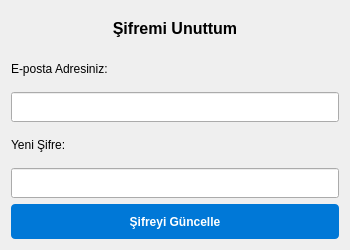
<?xml version="1.0" encoding="UTF-8"?>
<ui version="4.0">
 <class>SifremiUnuttum</class>
 <widget class="QDialog" name="SifremiUnuttum">
  <property name="geometry">
   <rect>
    <x>0</x>
    <y>0</y>
    <width>350</width>
    <height>250</height>
   </rect>
  </property>
  <property name="windowTitle">
   <string>Şifre Yenileme</string>
  </property>
  <layout class="QVBoxLayout" name="verticalLayout">
   <item>
    <widget class="QLabel" name="label">
     <property name="font">
      <font>
       <pointsize>12</pointsize>
       <bold>true</bold>
      </font>
     </property>
     <property name="text">
      <string>Şifremi Unuttum</string>
     </property>
     <property name="alignment">
      <set>Qt::AlignCenter</set>
     </property>
    </widget>
   </item>
   <item>
    <widget class="QLabel" name="label_2">
     <property name="text">
      <string>E-posta Adresiniz:</string>
     </property>
    </widget>
   </item>
   <item>
    <widget class="QLineEdit" name="txtEmail">
     <property name="minimumSize">
      <size>
       <width>0</width>
       <height>30</height>
      </size>
     </property>
    </widget>
   </item>
   <item>
    <widget class="QLabel" name="label_3">
     <property name="text">
      <string>Yeni Şifre:</string>
     </property>
    </widget>
   </item>
   <item>
    <widget class="QLineEdit" name="txtYeniSifre">
     <property name="minimumSize">
      <size>
       <width>0</width>
       <height>30</height>
      </size>
     </property>
     <property name="echoMode">
      <enum>QLineEdit::Password</enum>
     </property>
    </widget>
   </item>
   <item>
    <widget class="QPushButton" name="btnSifreGuncelle">
     <property name="minimumSize">
      <size>
       <width>0</width>
       <height>35</height>
      </size>
     </property>
     <property name="styleSheet">
      <string>background-color: #0078D7; color: white; font-weight: bold; border-radius: 4px;</string>
     </property>
     <property name="text">
      <string>Şifreyi Güncelle</string>
     </property>
     <property name="cursor">
      <cursorShape>PointingHandCursor</cursorShape>
     </property>
    </widget>
   </item>
  </layout>
 </widget>
 <resources/>
 <connections/>
</ui>
